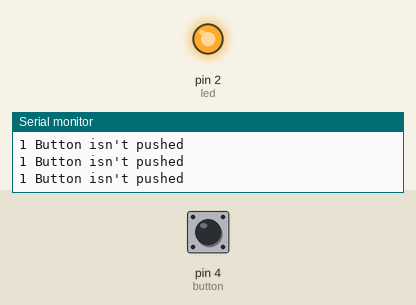
A sketch run on a simulated Arduino Uno, built with avr-gcc and run on an emulated ATmega328P. On the bench: output pins drawn as LEDs (lit = HIGH), the last lines printed to the serial monitor. Dashed ring = blinking. The inputs (shaded band) are chosen by the test bench; at power-on: pin 4 (button) HIGH.

Above: at 2.2 s.
2.3 s: pin 4 (button) pulled LOW for 0.15 s
At 2.4 s:
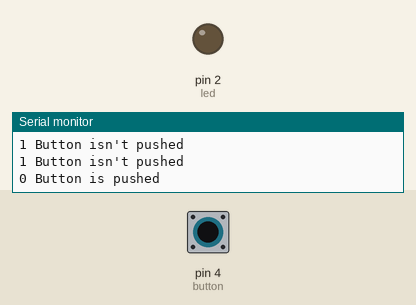
3.9 s: pin 4 (button) pulled LOW for 1 s
At 5.7 s:
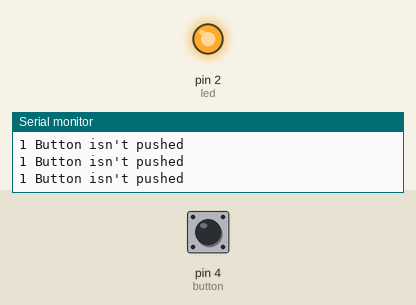
7.9 s: pin 4 (button) pulsed LOW 2 times (0.12 s each, 0.3 s apart)
At 8.12 s:
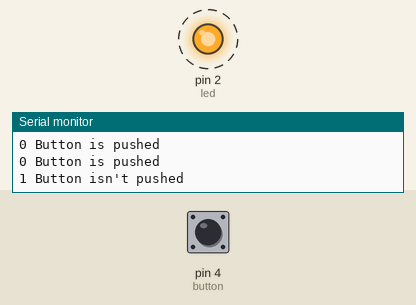
11.5 s: pin 4 (button) driven LOW
At 12.6 s:
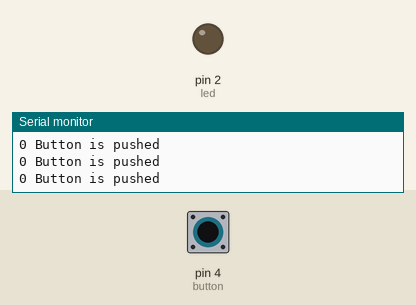
14.5 s: pin 4 (button) driven HIGH
At 14.8 s:
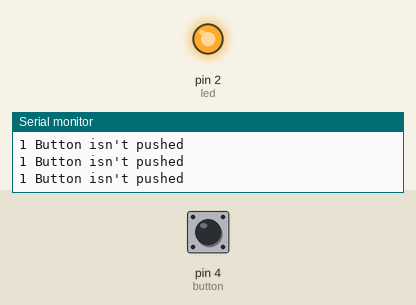
Timing chart, 0 to 17.5 s (numbered marks = the images above; inputs shaded):
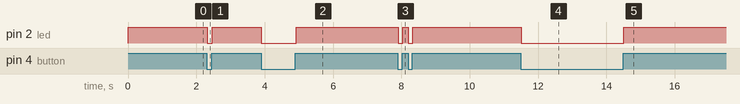

Measured:
- after the input at 2.3 s, pin 2 (led): HIGH → LOW at once, → HIGH 0.15 s later
- after the input at 3.9 s, pin 2 (led): HIGH → LOW at once, → HIGH 1.0 s later
- after the input at 7.9 s, pin 2 (led): alternates HIGH for 0.17 s and LOW for 0.12 s, 4 changes in all, then stays HIGH, starting at once
- after the input at 11.5 s, pin 2 (led): HIGH → LOW at once
- after the input at 14.5 s, pin 2 (led): LOW → HIGH at once

The sketch:

boutton_poussoir_exo1.ino
```cpp
const int led=2;
const int button=4;
int val=0;

void setup() {
  // put your setup code here, to run once:
  pinMode(led, OUTPUT);
  pinMode(button, INPUT);

  Serial.begin(9600);

  Serial.println("--- Program Started ---");
  digitalWrite(led, HIGH);
  delay(1000);
  digitalWrite(led, LOW);

}

void loop() {
  // put your main code here, to run repeatedly:
  val = digitalRead(button);
  Serial.print(val);
  Serial.print(" ");

  if (val==LOW) {
    digitalWrite(led, LOW);
    Serial.println("Button is pushed");

    }
   else if (val==HIGH) {
    digitalWrite(led, HIGH);
    Serial.println("Button isn't pushed");
    }


}
```
